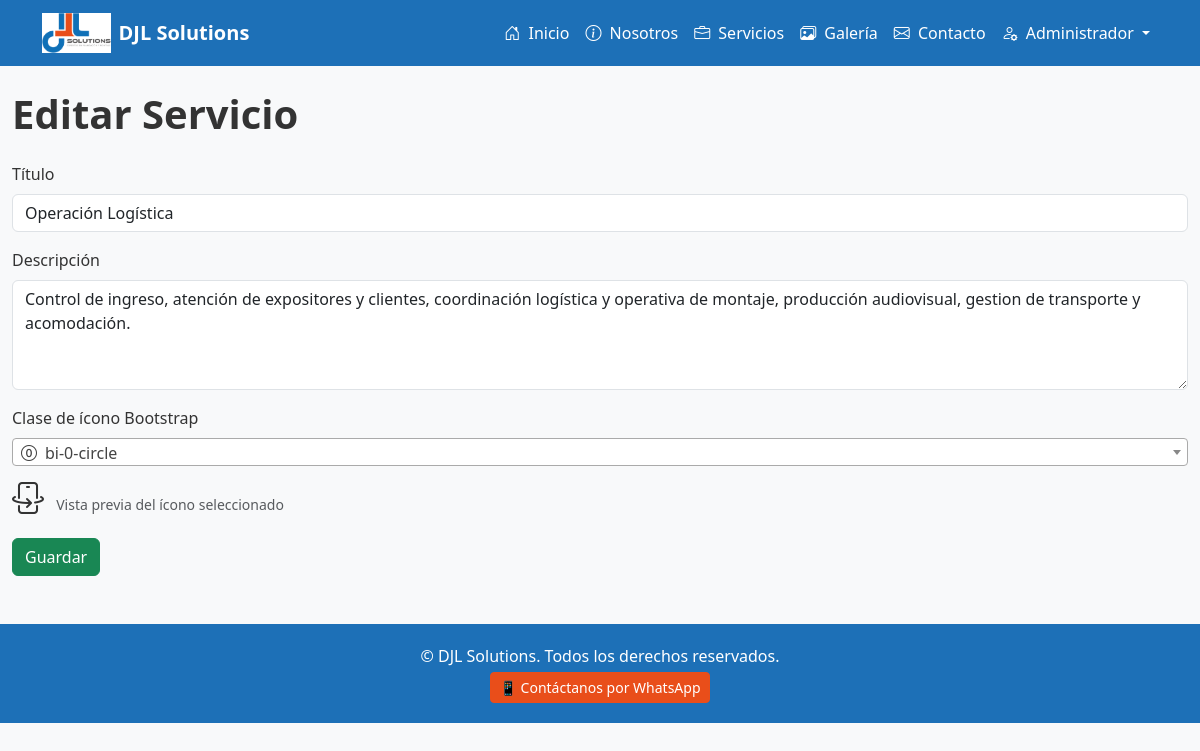
Page /admin/services/edit/2 (signed in) on the committed database.
### models.py (models this page shows)
class Service(db.Model):
    id = db.Column(db.Integer, primary_key=True)
    title = db.Column(db.String(100), nullable=False)
    description = db.Column(db.Text, nullable=False)
    icon = db.Column(db.String(50), nullable=False)  # clase de ícono Bootstrap

### app.py (the view, shortened to what this page needs)
@app.route('/admin/services/edit/<int:service_id>', methods=['GET', 'POST'])
@login_required
def edit_service(service_id):
    service = Service.query.get_or_404(service_id)
    form = ServiceForm(obj=service)
    return render_template('service_form.html', form=form, title='Editar Servicio')

### forms.py
class ServiceForm(FlaskForm):
    title = StringField('Título', validators=[DataRequired()])
    description = TextAreaField('Descripción', validators=[DataRequired()])
    icon = StringField('Clase de ícono Bootstrap', validators=[DataRequired()])
    submit = SubmitField('Guardar')

### app.py (called while the page is built)
@login_manager.user_loader
def load_user(user_id):
    return User.query.get(int(user_id))

### templates/service_form.html (shortened to what this page needs)
{% extends 'base.html' %}
{% block content %}
<h1 class="fw-bold mb-4">{{ title }}</h1>
<form method="POST">
  <div class="mb-3">
    {{ form.title.label(class="form-label") }}
    {{ form.title(class="form-control") }}
  </div>
  <div class="mb-3">
    {{ form.description.label(class="form-label") }}
    {{ form.description(class="form-control", rows=4) }}
  </div>
  <div class="mb-3">
  {{ form.icon.label(class="form-label") }}
  <div class="mt-2">
    <i id="iconPreview" class="bi {{ form.icon.data or 'bi-briefcase' }} fs-2"></i>
    <small class="text-muted ms-2">Vista previa del ícono seleccionado</small>
  </div>
</div>
  <button type="submit" class="btn btn-success">{{ form.submit.label.text }}</button>
</form>
{% endblock %}

### static/css/styles.css (style rules this page uses)
body { font-family: 'Segoe UI', Tahoma, Geneva, Verdana, sans-serif; background-color: #f8f9fa; color: #333; }

### rows in the picture
Service: title "Operación Logística", description "Control de ingreso, atención de expositores y clientes, coordinación logística y operativa de montaje, producción audiovisual, gestion de transporte y acomodación."

### other values in the picture
{{ title }} "Editar Servicio"
